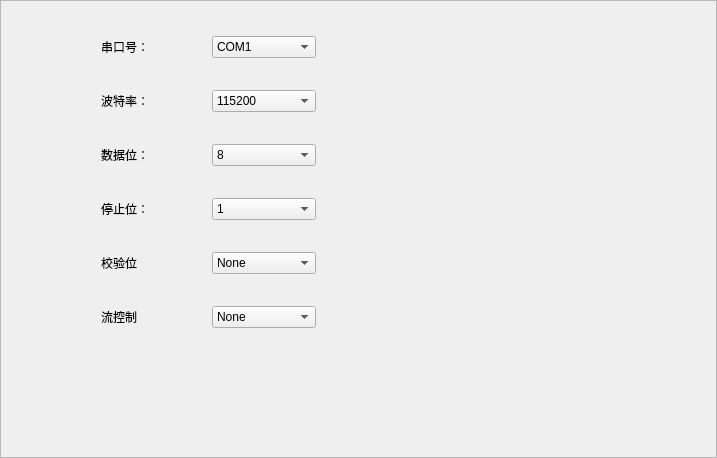
<?xml version="1.0" encoding="UTF-8"?>
<ui version="4.0">
 <class>TableWidget</class>
 <widget class="QWidget" name="TableWidget">
  <property name="geometry">
   <rect>
    <x>0</x>
    <y>0</y>
    <width>717</width>
    <height>458</height>
   </rect>
  </property>
  <property name="windowTitle">
   <string>Form</string>
  </property>
  <property name="styleSheet">
   <string notr="true"/>
  </property>
  <layout class="QVBoxLayout" name="verticalLayout">
   <property name="spacing">
    <number>0</number>
   </property>
   <property name="leftMargin">
    <number>0</number>
   </property>
   <property name="topMargin">
    <number>0</number>
   </property>
   <property name="rightMargin">
    <number>0</number>
   </property>
   <property name="bottomMargin">
    <number>0</number>
   </property>
   <item>
    <widget class="QFrame" name="frameBackground">
     <property name="frameShape">
      <enum>QFrame::StyledPanel</enum>
     </property>
     <property name="frameShadow">
      <enum>QFrame::Raised</enum>
     </property>
     <layout class="QGridLayout" name="gridLayout">
      <property name="leftMargin">
       <number>100</number>
      </property>
      <property name="rightMargin">
       <number>400</number>
      </property>
      <property name="bottomMargin">
       <number>100</number>
      </property>
      <item row="0" column="0">
       <widget class="QLabel" name="label">
        <property name="text">
         <string>串口号：</string>
        </property>
       </widget>
      </item>
      <item row="0" column="1">
       <widget class="QComboBox" name="comboBox">
        <property name="editable">
         <bool>false</bool>
        </property>
        <property name="maxVisibleItems">
         <number>10</number>
        </property>
        <item>
         <property name="text">
          <string>COM1</string>
         </property>
        </item>
       </widget>
      </item>
      <item row="1" column="0">
       <widget class="QLabel" name="label_2">
        <property name="text">
         <string>波特率：</string>
        </property>
       </widget>
      </item>
      <item row="1" column="1">
       <widget class="QComboBox" name="comboBox_2">
        <property name="editable">
         <bool>false</bool>
        </property>
        <property name="maxVisibleItems">
         <number>10</number>
        </property>
        <item>
         <property name="text">
          <string>115200</string>
         </property>
        </item>
        <item>
         <property name="text">
          <string>57600</string>
         </property>
        </item>
        <item>
         <property name="text">
          <string>38400</string>
         </property>
        </item>
        <item>
         <property name="text">
          <string>19200</string>
         </property>
        </item>
        <item>
         <property name="text">
          <string>9600</string>
         </property>
        </item>
        <item>
         <property name="text">
          <string>4800</string>
         </property>
        </item>
        <item>
         <property name="text">
          <string>2400</string>
         </property>
        </item>
        <item>
         <property name="text">
          <string>1200</string>
         </property>
        </item>
       </widget>
      </item>
      <item row="2" column="0">
       <widget class="QLabel" name="label_3">
        <property name="text">
         <string>数据位：</string>
        </property>
       </widget>
      </item>
      <item row="2" column="1">
       <widget class="QComboBox" name="comboBox_3">
        <property name="editable">
         <bool>false</bool>
        </property>
        <property name="maxVisibleItems">
         <number>10</number>
        </property>
        <item>
         <property name="text">
          <string>8</string>
         </property>
        </item>
       </widget>
      </item>
      <item row="3" column="0">
       <widget class="QLabel" name="label_4">
        <property name="text">
         <string>停止位：</string>
        </property>
       </widget>
      </item>
      <item row="3" column="1">
       <widget class="QComboBox" name="comboBox_4">
        <property name="editable">
         <bool>false</bool>
        </property>
        <property name="maxVisibleItems">
         <number>10</number>
        </property>
        <item>
         <property name="text">
          <string>1</string>
         </property>
        </item>
       </widget>
      </item>
      <item row="4" column="0">
       <widget class="QLabel" name="label_5">
        <property name="text">
         <string>校验位</string>
        </property>
       </widget>
      </item>
      <item row="4" column="1">
       <widget class="QComboBox" name="comboBox_5">
        <property name="editable">
         <bool>false</bool>
        </property>
        <property name="maxVisibleItems">
         <number>10</number>
        </property>
        <item>
         <property name="text">
          <string>None</string>
         </property>
        </item>
       </widget>
      </item>
      <item row="5" column="0">
       <widget class="QLabel" name="label_6">
        <property name="text">
         <string>流控制</string>
        </property>
       </widget>
      </item>
      <item row="5" column="1">
       <widget class="QComboBox" name="comboBox_6">
        <property name="editable">
         <bool>false</bool>
        </property>
        <property name="maxVisibleItems">
         <number>10</number>
        </property>
        <item>
         <property name="text">
          <string>None</string>
         </property>
        </item>
       </widget>
      </item>
     </layout>
    </widget>
   </item>
  </layout>
 </widget>
 <resources/>
 <connections/>
</ui>
